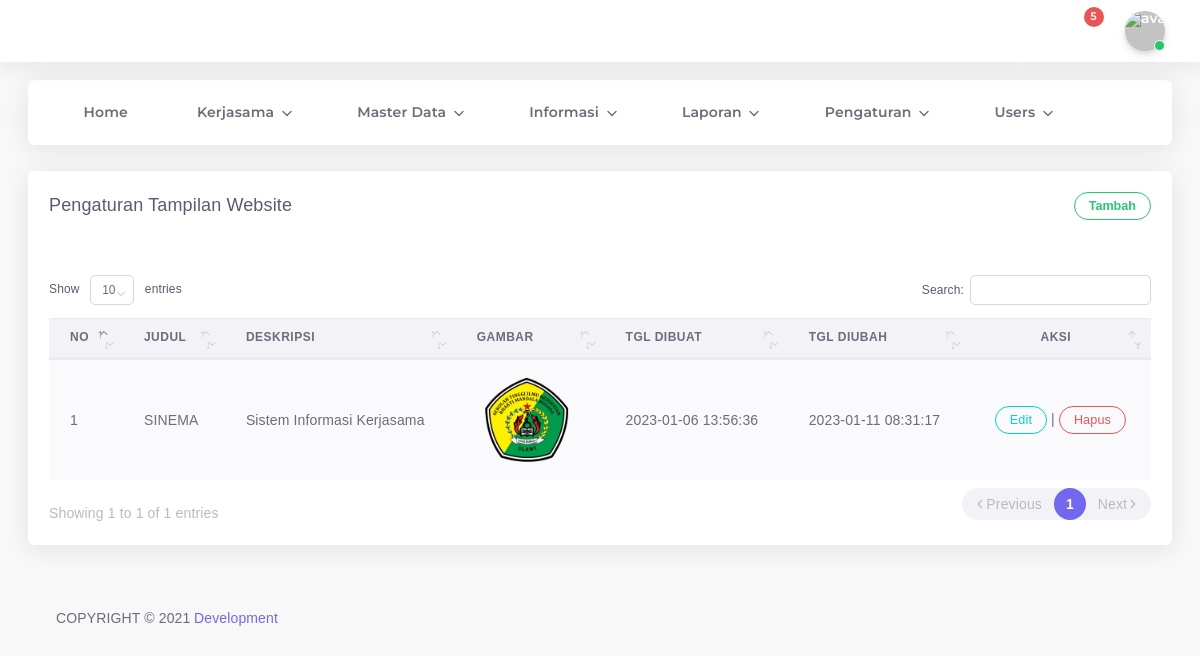
Page /admin/web.php (signed in) on the committed database.
### tables this page shows
CREATE TABLE `web` (
  `id` int(11) NOT NULL,
  `judul` varchar(255) DEFAULT NULL,
  `deskripsi` varchar(255) DEFAULT NULL,
  `telpon` varchar(15) DEFAULT NULL,
  `email` varchar(100) DEFAULT NULL,
  `alamat` text,
  `instagram` varchar(100) DEFAULT NULL,
  `date_created` timestamp NULL DEFAULT CURRENT_TIMESTAMP,
  `date_updated` timestamp NULL DEFAULT NULL ON UPDATE CURRENT_TIMESTAMP,
  `status` enum('Y','N') DEFAULT 'Y',
  `gambar` varchar(255) DEFAULT NULL
);

### admin/web.php (the view, shortened to what this page needs)
<?php
include "header.php";
?>
<div class="app-content content ">
  <div class="content-wrapper container-xxl p-0">
    <div class="row match-height">
      <div class="col-lg-12">
        <div class="card">
          <div class="card-header">
            <h4 class="card-title">Pengaturan Tampilan Website</h4>
            <button type="button" class="btn btn-outline-success round btn-sm" data-toggle="modal" data-target="#add">
              <strong>Tambah</strong>
            </button>
          </div>
          <div class="card-body table-responsive">
            <table id="dataTables" class="table table-striped">
              <thead>
                <tr>
                  <th>No</th>
                  <th>Judul</th>
                  <th>Deskripsi</th>
                  <th>Gambar</th>
                  <th>TGL DIBUAT</th>
                  <th>TGL DIUBAH</th>
                  <th style="text-align:center;">Aksi</th>
                </tr>
              </thead>
              <tbody>
                <?php
											include "config.php";
											$no = 1;
											$data = mysqli_query($kon, "SELECT * FROM web ORDER BY id ASC");
											while($hasil = mysqli_fetch_array($data)){
											?>
                <tr>
                  <td>
                    <?php echo $no++; ?>
                  </td>
                  <td><?php echo $hasil ['judul'];?></td>
                  <td><?php echo $hasil ['deskripsi'];?></td>
                  <td><img src="../img/<?php echo $hasil['gambar']; ?>" width="100" height="100"></td>
                  <td><?php echo $hasil ['date_created'];?></td>
                  <td><?php echo $hasil ['date_updated'];?></td>
                  <td style="text-align:center ;">
                    <a href="#" type="button" class="open_modal btn btn-outline-info round btn-sm" data-toggle="modal"
                      data-target="#edit<?php echo $hasil['id_lembaga']; ?>">Edit</a> |
                    <a href="#" type="button" class="open_modal btn btn-outline-danger round btn-sm" data-toggle="modal"
                      data-target="#deleteEmployeeModal<?php echo $hasil['id_lembaga']; ?>">Hapus</a>
                  </td>
                </tr>
                <?php
									}
									?>
              </tbody>
            </table>
          </div>
        </div>
      </div>
    </div>
  </div>
  <div class="drag-target"></div>
  <?php include "footer.php";?>
  </body>
  </html>

### admin/header.php (style rules this page uses)
.navbar-floating, .label { font-size: 14px; font-weight: 400; font-family: Rubik, sans-serif; }

### rows in the picture
web: judul "SINEMA", deskripsi "Sistem Informasi Kerjasama", gambar (picture), date_created "2023-01-06 13:56:36", date_updated "2023-01-11 08:31:17"
